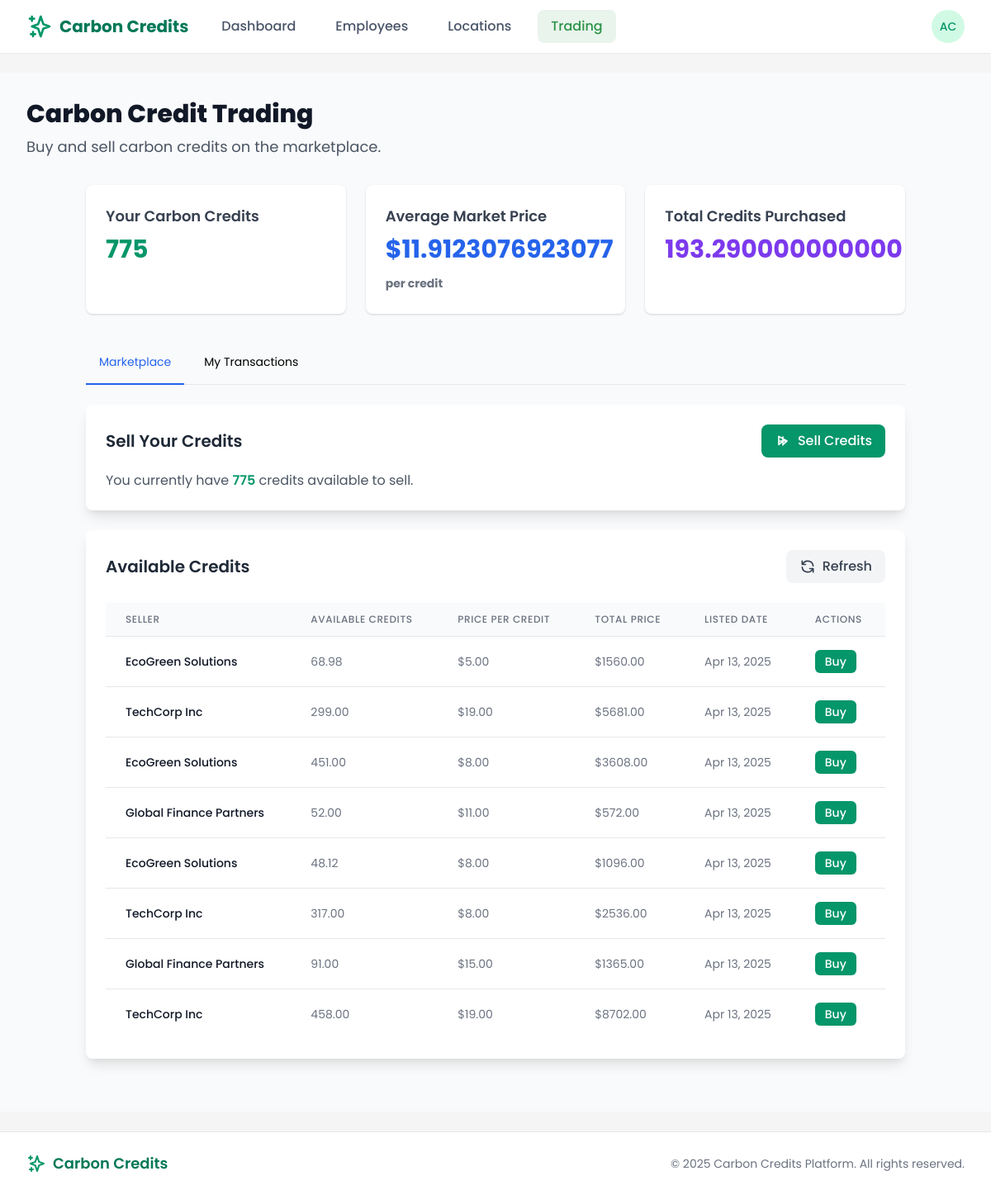
Page /employer/trading/ (signed in) on the earlier database version.
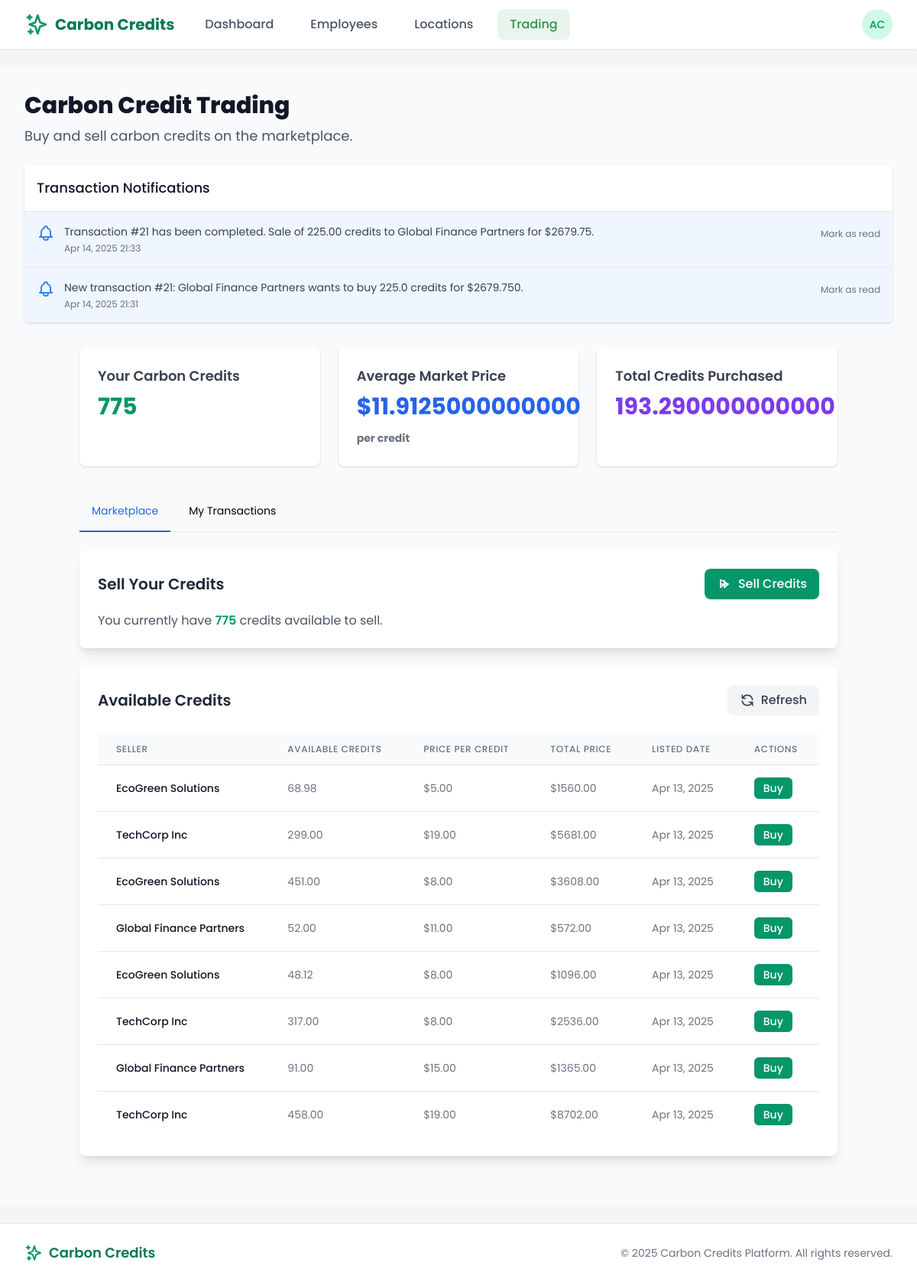
Same page on the later database version.
### marketplace/models.py (models this page shows, shortened)
class MarketOffer(models.Model):
    OFFER_STATUS = (
        ('active', 'Active'),
        ('cancelled', 'Cancelled'),
        ('completed', 'Completed'),
        ('expired', 'Expired'),
    )
    seller = models.ForeignKey(
        EmployerProfile,
        on_delete=models.CASCADE,
        related_name='market_offers'
    )
    credit_amount = models.DecimalField(max_digits=10, decimal_places=2)
    price_per_credit = models.DecimalField(max_digits=10, decimal_places=2)
    total_price = models.DecimalField(max_digits=12, decimal_places=2)
    status = models.CharField(
        max_length=10,
        choices=OFFER_STATUS,
        default='active'
    )
    expiry_date = models.DateTimeField(null=True, blank=True)
    created_at = models.DateTimeField(default=timezone.now)

class TransactionNotification(models.Model):
    transaction = models.ForeignKey(
        MarketplaceTransaction,
        on_delete=models.CASCADE,
        related_name='notifications'
    )
    user = models.ForeignKey(
        CustomUser,
        on_delete=models.CASCADE,
        related_name='transaction_notifications'
    )
    message = models.TextField()
    is_read = models.BooleanField(default=False)
    created_at = models.DateTimeField(default=timezone.now)

### users/models.py (models this page shows, shortened)
class EmployerProfile(models.Model):
    user = models.OneToOneField(
        CustomUser,
        on_delete=models.CASCADE,
        related_name='employer_profile'
    )
    company_name = models.CharField(max_length=100)
    registration_number = models.CharField(max_length=50, unique=True)
    industry = models.CharField(max_length=100)
    approved = models.BooleanField(default=False)
    created_at = models.DateTimeField(default=timezone.now)

### core/views/employer_views.py (the view)
# urls.py: path('trading/', trading, name='bank_trading'),
@login_required
@user_passes_test(lambda u: u.is_employer)
def trading(request):
    employer_profile = request.user.employer_profile
    try:
        total_credits = CarbonCredit.objects.filter(
            owner_type='employer',
            owner_id=employer_profile.id,
            status='active'
        ).aggregate(Sum('amount'))['amount__sum'] or 0
    except:
        total_credits = 0
    market_offers = MarketOffer.objects.filter(
        status='active'
    ).exclude(
        seller=employer_profile
    ).order_by('-created_at')
    transactions = MarketplaceTransaction.objects.filter(
        Q(buyer=employer_profile) | Q(seller=employer_profile)
    ).order_by('-created_at')
    total_purchased = transactions.filter(
        buyer=employer_profile,
        status__in=['approved', 'completed']
    ).aggregate(Sum('credit_amount'))['credit_amount__sum'] or 0
    avg_price = MarketOffer.objects.filter(
        status='active'
    ).aggregate(Avg('price_per_credit'))['price_per_credit__avg'] or 0
    notifications = TransactionNotification.objects.filter(
        user=request.user
    ).order_by('-created_at')[:10]  # Show latest 10 notifications
    context = {
        'page_title': 'Carbon Credit Trading',
        'market_offers': market_offers,
        'transactions': transactions,
        'total_credits': total_credits,
        'total_purchased': total_purchased,
        'avg_price': avg_price,
        'notifications': notifications,
    }
    return render(request, 'employer/trading.html', context)

### templates/employer/trading.html (shortened to what the changed rows need)
{% extends 'base.html' %}
{% block content %}
<div class="py-8 bg-gray-50 min-h-screen">
    <div class="max-w-7xl mx-auto px-4 sm:px-6 lg:px-8">
        <h1 class="text-3xl font-extrabold text-gray-900">Carbon Credit Trading</h1>
    </div>
    {% if notifications %}
    <div class="max-w-7xl mx-auto px-4 sm:px-6 lg:px-8 mt-6">
        <div class="bg-white shadow overflow-hidden sm:rounded-md">
            <div class="p-4 bg-white border-b border-gray-200">
                <h2 class="text-lg font-medium text-gray-900">Transaction Notifications</h2>
            </div>
            <ul class="divide-y divide-gray-200">
                {% for notification in notifications %}
                <li class="p-4 hover:bg-gray-50 {% if not notification.is_read %}bg-blue-50{% endif %}">
                    <div class="flex items-start">
                        <div class="flex-shrink-0">
                        </div>
                        <div class="ml-3 flex-1">
                            <p class="text-sm text-gray-700">{{ notification.message }}</p>
                            <p class="mt-1 text-xs text-gray-500">{{ notification.created_at|date:"M d, Y H:i" }}</p>
                        </div>
                        <form method="post" action="{% url 'employer:mark_notification_read' notification.id %}" class="ml-2">
                            <button type="submit" class="text-xs text-gray-500 hover:text-gray-700">
                                {% if notification.is_read %}
                                Mark as unread
                                {% else %}
                                Mark as read
                                {% endif %}
                            </button>
                        </form>
                    </div>
                </li>
                {% endfor %}
            </ul>
        </div>
    </div>
    {% endif %}
    <div class="container mx-auto px-4 py-8">
        <div class="grid grid-cols-1 md:grid-cols-3 gap-6 mb-8">
            <div class="bg-white rounded-lg shadow p-6">
                <h3 class="text-lg font-semibold text-gray-700 mb-2">Average Market Price</h3>
                <p class="text-3xl font-bold text-blue-600">${{ avg_price|default:"0.00" }} <span class="text-sm text-gray-500">per credit</span></p>
            </div>
        </div>
        <div class="tab-content active" id="marketplace">
            <div class="bg-white rounded-lg shadow-lg overflow-hidden mb-6">
                <div class="p-6">
                    <div class="flex justify-between items-center mb-4">
                        <h2 class="text-xl font-semibold text-gray-800">Sell Your Credits</h2>
                    </div>
                </div>
            </div>
            <div class="bg-white rounded-lg shadow-lg overflow-hidden">
                <div class="p-6">
                    <div class="flex justify-between items-center mb-6">
                        <h2 class="text-xl font-semibold text-gray-800">Available Credits</h2>
                    </div>
                    {% if market_offers %}
                    <div class="overflow-x-auto">
                        <table class="min-w-full divide-y divide-gray-200">
                            <thead class="bg-gray-50">
                                <tr>
                                    <th scope="col" class="px-6 py-3 text-left text-xs font-medium text-gray-500 uppercase tracking-wider">Seller</th>
                                    <th scope="col" class="px-6 py-3 text-left text-xs font-medium text-gray-500 uppercase tracking-wider">Available Credits</th>
                                    <th scope="col" class="px-6 py-3 text-left text-xs font-medium text-gray-500 uppercase tracking-wider">Price per Credit</th>
                                    <th scope="col" class="px-6 py-3 text-left text-xs font-medium text-gray-500 uppercase tracking-wider">Total Price</th>
                                    <th scope="col" class="px-6 py-3 text-left text-xs font-medium text-gray-500 uppercase tracking-wider">Listed Date</th>
                                    <th scope="col" class="px-6 py-3 text-left text-xs font-medium text-gray-500 uppercase tracking-wider">Actions</th>
                                </tr>
                            </thead>
                            <tbody class="bg-white divide-y divide-gray-200">
                                {% for offer in market_offers %}
                                <tr>
                                    <td class="px-6 py-4 whitespace-nowrap text-sm font-medium text-gray-900">{{ offer.seller.company_name }}</td>
                                    <td class="px-6 py-4 whitespace-nowrap text-sm text-gray-500">{{ offer.credit_amount }}</td>
                                    <td class="px-6 py-4 whitespace-nowrap text-sm text-gray-500">${{ offer.price_per_credit }}</td>
                                    <td class="px-6 py-4 whitespace-nowrap text-sm text-gray-500">${{ offer.total_price }}</td>
                                    <td class="px-6 py-4 whitespace-nowrap text-sm text-gray-500">{{ offer.created_at|date:"M d, Y" }}</td>
                                    <td class="px-6 py-4 whitespace-nowrap text-sm text-gray-500">
                                        <button class="buy-btn bg-green-600 hover:bg-green-700 text-white font-medium py-1 px-3 rounded-md"
                                                data-offer-id="{{ offer.id }}"
                                                data-seller="{{ offer.seller.company_name }}"
                                                data-amount="{{ offer.credit_amount }}"
                                                data-price="{{ offer.price_per_credit }}"
                                                data-total="{{ offer.total_price }}">
                                            Buy
                                        </button>
                                    </td>
                                </tr>
                                {% endfor %}
                            </tbody>
                        </table>
                    </div>
                    {% endif %}
                </div>
            </div>
        </div>
    </div>
</div>
{% endblock %}

Differences in the rows shown:
added TransactionNotification: is_read False (drawn), message "Transaction #21 has been completed. Sale of 225.00 credits to Global Finance Partners for $2679.75.", created_at "Apr 14, 2025 21:33"
added TransactionNotification: is_read False (drawn), message "New transaction #21: Global Finance Partners wants to buy 225.0 credits for $2679.750.", created_at "Apr 14, 2025 21:31"
Other differences:
{{ avg_price|default:"0.00" }}: "11.9123076923077" → "11.9125000000000"
text now shown: "Transaction Notifications"
